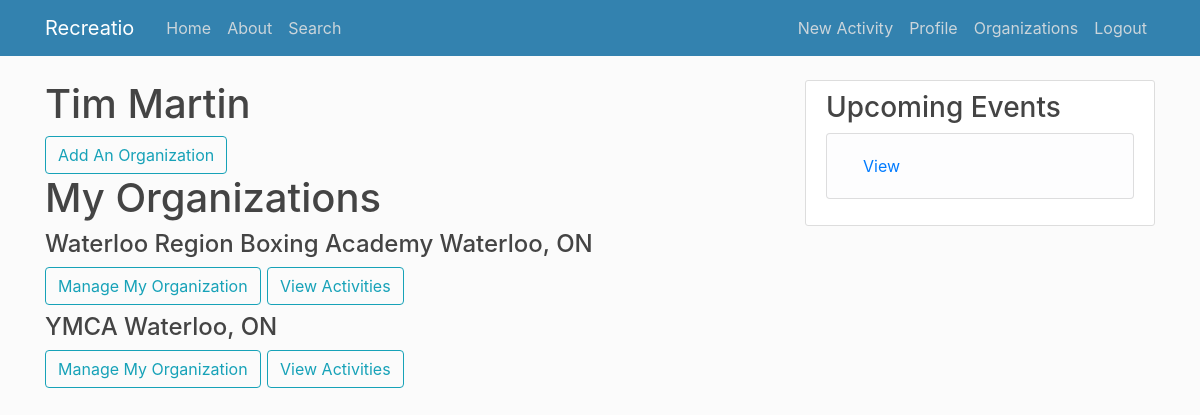
The page /my_organizations/ (signed in) on the database as committed earlier.
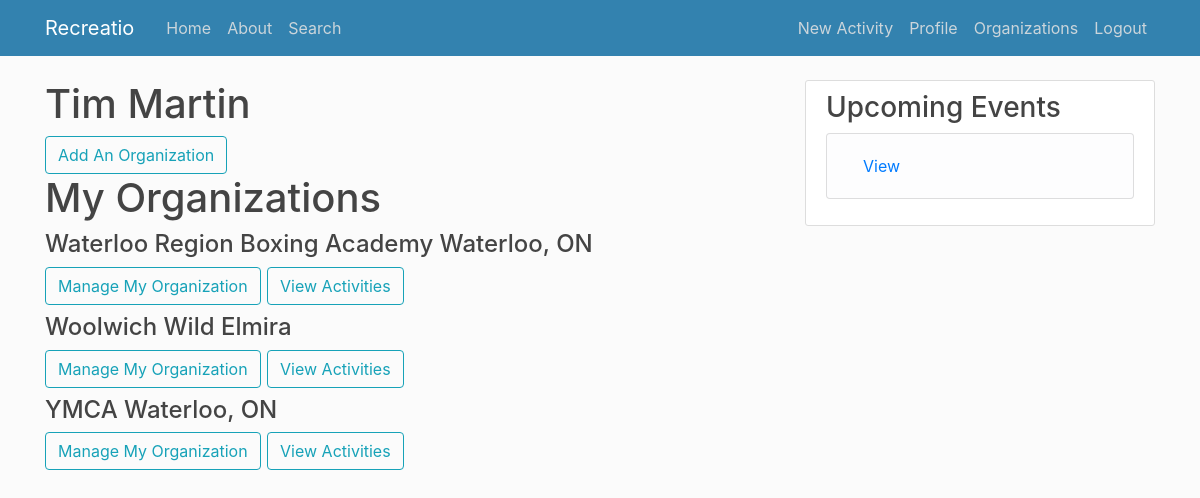
The same page on the database as committed later.
### users/models.py (models this page shows, shortened)
class Organization(models.Model):
    name = models.CharField(max_length=50)
    city = models.CharField(max_length=40)
    leaders = models.ManyToManyField(Profile)

### users/views.py (the view)
# urls.py: path("my_organizations/",user_views.my_organizations, name="my_organizations"),
def my_organizations(request):
    profile = request.user   #extract the current user, can use this for multiple lookups
    profile_id = Profile.objects.get(user_id = profile.id)    #go to the profile objects and find ID
    org = Organization.objects.filter(leaders__id = profile_id.id).order_by('name')
    context = {
        'org': org
    }
    return render(request, 'users/my_organizations.html', context)

### users/templates/users/my_organizations.html
{% extends "web/base.html" %}
{% load crispy_forms_tags %}
{% block content %}
    <div class "content-section">
        <div class"media-body>
            <h2 class = "account-heading">{{ user.first_name }} {{ user.last_name }}</h2>
        </div>
        <div class ="form=group">
            <button class="btn btn-outline-info" onclick="location.href={% url 'add_organization' %}">Add An Organization</button>
        </div>
    </div>
    <div class "content-section">
        <div class"media-body>
            <h2 class = "account-heading">My Organizations</h2>
            {% for organization in org %}
                <h4>{{organization.name}} {{organization.city}} </h4>
                <h4><button class="btn btn-outline-info" /
                    onclick='location.href="manage_organization/{{organization.id }}";'> Manage My Organization</button>
                    <button class="btn btn-outline-info" /
                    onclick='location.href="org_view_activities/{{organization.id }}";'> View Activities</button>
                </h4>
            {% endfor%}
        </div>
    </div>
{% endblock content %}

Rows that differ between the two databases and show on the page:
added Organization: name "Woolwich Wild", city "Elmira"
